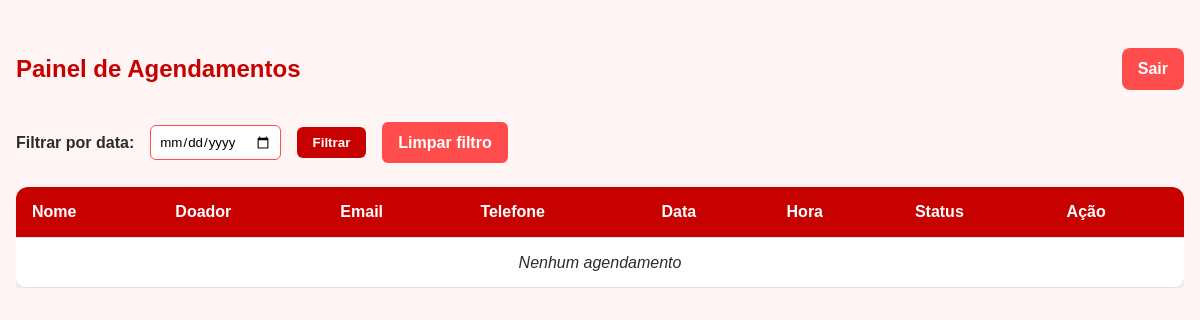
Page /dashboard/ (signed in) on the earlier database version.
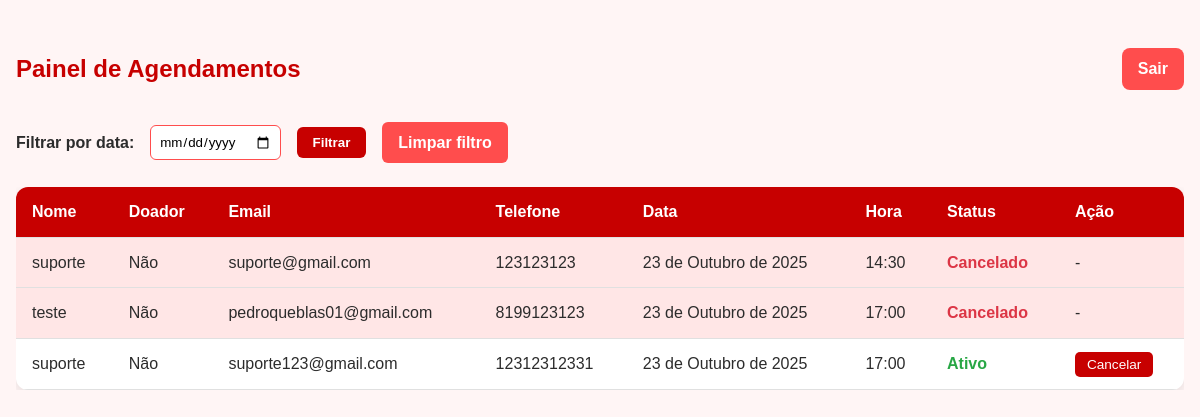
Same page on the later database version.
### agendamento/models.py (models this page shows, shortened)
class Agendamento(models.Model):
    nome = models.CharField(max_length=255)
    email = models.EmailField()
    telefone = models.CharField(max_length=20)
    data = models.DateField()
    hora = models.TimeField(validators=[validate_horario])
    doador = models.BooleanField(default=False)
    cancelado = models.BooleanField(default=False)  # Novo campo
    token_cancelamento = models.CharField(max_length=64, blank=True, null=True)  # Token único

### agendamento/views.py (the view)
# urls.py: path('dashboard/', views.dashboard, name="dashboard"),
@login_required
def dashboard(request):
    data_filtro = request.GET.get("data")
    if data_filtro:
        queryset = Agendamento.objects.filter(data=data_filtro).order_by("hora")
    else:
        queryset = Agendamento.objects.all().order_by("data", "hora")
    paginator = Paginator(queryset, 20)
    page_number = request.GET.get("page")
    agendamentos = paginator.get_page(page_number)
    return render(request, "dashboard.html", {
        "agendamentos": agendamentos,
        "data_filtro": data_filtro
    })

### agendamento/templates/dashboard.html (shortened to what this page needs)
{% load static %}
<!DOCTYPE html>
<html lang="pt-br">
<head>
  <link rel="stylesheet" href="{% static 'agendamento/css/dashboard.css' %}" />
</head>
<body>
  <div class="container">
    <header class="header">
      <h2>Painel de Agendamentos</h2>
      <a href="{% url 'logout' %}" class="btn-logout">Sair</a>
    </header>
    <section class="filtro-section">
      <form method="GET" class="filtro-data">
        <label for="data">Filtrar por data:</label>
        <input type="date" name="data" id="data" value="{{ data_filtro }}" />
        <button type="submit">Filtrar</button>
        <a href="{% url 'dashboard' %}" class="btn-limpar">Limpar filtro</a>
      </form>
    </section>
    <section class="table-section">
      <table>
        <thead>
          <tr>
            <th>Nome</th>
            <th>Doador</th>
            <th>Email</th>
            <th>Telefone</th>
            <th>Data</th>
            <th>Hora</th>
            <th>Status</th>
            <th>Ação</th>
          </tr>
        </thead>
        <tbody>
          {% for a in agendamentos %}
          <tr class="{% if a.cancelado %}cancelado{% endif %}">
            <td>{{ a.nome }}</td>
            <td>{{ a.doador|yesno:"Sim,Não" }}</td>
            <td>{{ a.email }}</td>
            <td>{{ a.telefone }}</td>
            <td>{{ a.data }}</td>
            <td>{{ a.hora }}</td>
            <td>
              {% if a.cancelado %}
                <span class="status-cancelado">Cancelado</span>
              {% else %}
                <span class="status-ativo">Ativo</span>
              {% endif %}
            </td>
            <td>
              {% if not a.cancelado %}
                <form method="POST" action="{% url 'cancelar_dashboard' a.id %}">
                  <button type="submit" class="btn-cancelar">Cancelar</button>
                </form>
              {% else %}
                <span>-</span>
              {% endif %}
            </td>
          </tr>
          {% empty %}
          <tr>
            <td colspan="8" class="empty">Nenhum agendamento</td>
          </tr>
          {% endfor %}
        </tbody>
      </table>
    </section>
  </div>
</body>
</html>

### agendamento/static/agendamento/css/dashboard.css (style rules this page uses)
:root { --red-primary: #c70000; --red-secondary: #ff4d4d; --red-dark: #800000; --background-light: #fff5f5; --text-dark: #2c2c2c; --green-status: #28a745; --red-status: #dc3545; }
* { box-sizing: border-box; margin: 0; padding: 0; font-family: 'Poppins', Arial, sans-serif; }
body { background-color: var(--background-light); color: var(--text-dark); line-height: 1.6; }
.container { max-width: 1200px; margin: 2rem auto; padding: 1rem; }
.header { display: flex; justify-content: space-between; align-items: center; margin-bottom: 2rem; }
.header h2 { color: var(--red-primary); }
.btn-logout { background-color: var(--red-secondary); color: #fff; padding: 0.5rem 1rem; border-radius: 8px; text-decoration: none; font-weight: bold; transition: all 0.3s ease; }
.filtro-section { margin-bottom: 1.5rem; }
.filtro-data { display: flex; align-items: center; gap: 1rem; flex-wrap: wrap; }
.filtro-data label { font-weight: bold; }
.filtro-data input[type="date"] { padding: 0.5rem; border-radius: 6px; border: 1px solid var(--red-secondary); }
.filtro-data button { padding: 0.5rem 1rem; border-radius: 6px; border: none; background-color: var(--red-primary); color: #fff; font-weight: bold; cursor: pointer; transition: all 0.3s ease; }
.btn-limpar { padding: 0.5rem 1rem; border-radius: 6px; background-color: var(--red-secondary); color: #fff; text-decoration: none; font-weight: bold; transition: all 0.3s ease; }
.table-section { overflow-x: auto; }
table { width: 100%; border-collapse: collapse; background-color: #fff; border-radius: 12px; overflow: hidden; box-shadow: 0 4px 12px rgba(0,0,0,0.1); }
thead { background-color: var(--red-primary); color: #fff; }
th, td { padding: 0.75rem 1rem; text-align: left; border-bottom: 1px solid #e0e0e0; }
.status-ativo { color: var(--green-status); font-weight: bold; }
.status-cancelado { color: var(--red-status); font-weight: bold; }
tr.cancelado { background-color: #ffe6e6; }
.btn-cancelar { background-color: var(--red-primary); color: #fff; padding: 5px 12px; border-radius: 5px; border: none; cursor: pointer; font-size: 0.85rem; transition: all 0.3s ease; }

Differences in the rows shown:
added Agendamento: nome "suporte", doador "Não", email "suporte@gmail.com", telefone "123123123", data "23 de Outubro de 2025", hora "14:30", cancelado "Cancelado"
added Agendamento: nome "teste", doador "Não", email "pedroqueblas01@gmail.com", telefone "8199123123", data "23 de Outubro de 2025", hora "17:00", cancelado "Cancelado"
added Agendamento: nome "suporte", doador "Não", email "suporte123@gmail.com", telefone "12312312331", data "23 de Outubro de 2025", hora "17:00", cancelado "Ativo"
Other differences:
text no longer shown: "Nenhum agendamento"
